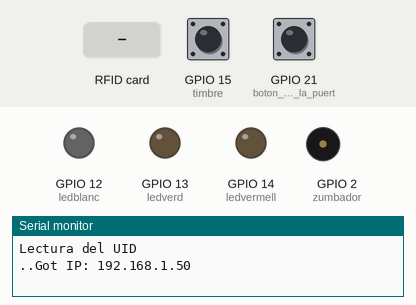
Recording of a program running on a simulated ESP32. Parts: output pins drawn as LEDs (lit = HIGH), buzzer (waves = sounding), the last lines printed to the serial monitor. Dashed ring = blinking. Inputs (shaded band) come from the test bench; at power-on: GPIO 21 (boton_para_abrir_la_puert) HIGH, GPIO 15 (timbre) HIGH. WiFi joins after 1.5 s; servers stay silent unless stated.

Above: at 3.2 s.
3.3 s: RFID card 50 60 13 4E held to the reader
At 3.7 s:
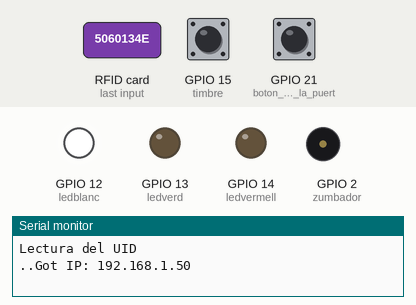
5.8 s: RFID card 5E 7A 19 C4 held to the reader
At 6.7 s:
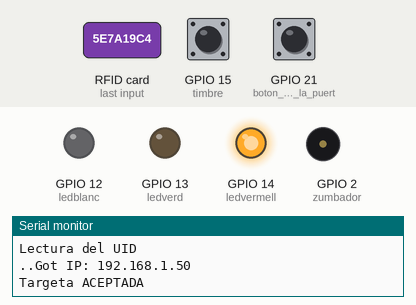
8.3 s: GPIO 21 (boton_para_abrir_la_puert) pulled LOW for 1 s
At 8.7 s:
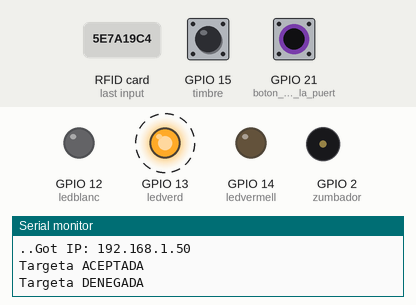
10.8 s: GPIO 15 (timbre) pulled LOW for 0.15 s
12.4 s: GPIO 21 (boton_para_abrir_la_puert) pulled LOW for 0.15 s
At 12.8 s:
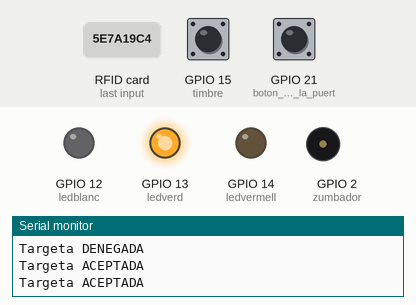
14.4 s: GPIO 21 (boton_para_abrir_la_puert) pulled LOW for 3.2 s
At 18.6 s:
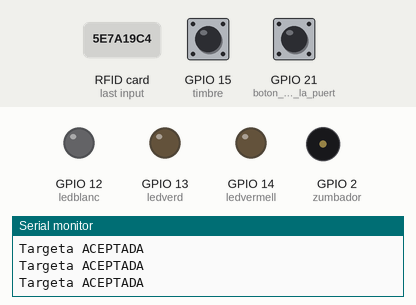
Timing chart, 0 to 20.1 s (numbered marks = the images above; inputs shaded):
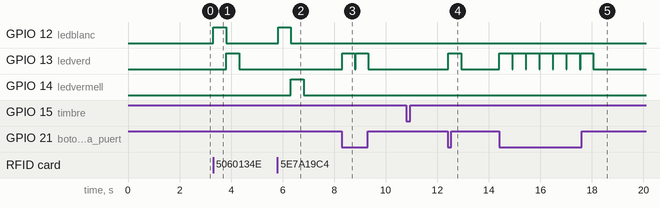

Measured:
- after the input at 3.3 s, GPIO 12 (ledblanc): LOW → HIGH at once, → LOW 0.50 s later; GPIO 13 (ledverd): LOW → HIGH after 0.51 s, → LOW 0.50 s later
- after the input at 5.8 s, GPIO 12 (ledblanc): LOW → HIGH at once, → LOW 0.50 s later; GPIO 14 (ledvermell): LOW → HIGH after 0.52 s, → LOW 0.50 s later
- after the input at 8.3 s, GPIO 13 (ledverd): alternates HIGH for 0.50 s and LOW for 0.03 s, 4 changes in all, then stays LOW, starting at once
- after the input at 12.4 s, GPIO 13 (ledverd): LOW → HIGH at once, → LOW 0.50 s later
- after the input at 14.4 s, GPIO 13 (ledverd): alternates HIGH for 0.50 s and LOW for 0.03 s, 14 changes in all, then stays LOW, starting at once

The program:

main.cpp
```cpp
#include <Arduino.h>
// Lector de targetas
#include <SPI.h>
#include <MFRC522.h>
#define RST_PIN 17
#define SS_PIN 4

// Wifi
#include <WiFi.h>
const char* ssid = "iPhone de Sonia";
const char* password = "sonia123@";

// Pagina web
#include <WebServer.h>
WebServer server(80);

// Zumbador
#include <EasyBuzzer.h>

// Variables
int ledblanc = 12;
int ledverd = 13;
int ledvermell = 14;
bool correcte = true;
int zumbador = 2;
MFRC522 mfrc522(SS_PIN, RST_PIN);

// Funciones
void PICAR (); // Picar al timbre
void PASA (); // Esta sera la funcion que "habrira la puerta"
void COMPARAR();
void DENEGADO ();
void handle_root (void); // Pagina web

void setup() {
  Serial.begin(115200); //Iniciamos la comunicación serial
  SPI.begin(); //Iniciamos el Bus SPI
  mfrc522.PCD_Init(); // Iniciamos el MFRC522
  Serial.println("Lectura del UID");
  // Leds
  pinMode(ledblanc, OUTPUT);
  pinMode(ledverd, OUTPUT);
  pinMode(ledvermell, OUTPUT);
  pinMode (21, INPUT_PULLUP); // boton para abrir la puerta
  pinMode (15, INPUT_PULLUP); // timbre
  pinMode (2, OUTPUT); // zumbador
  // Zumbador
  EasyBuzzer.setPin(zumbador);
  // Wifi
  WiFi.begin(ssid, password);
  while (WiFi.status() != WL_CONNECTED) {
  delay(1000);
  Serial.print(".");
  }
  Serial.print("Got IP: ");
  Serial.println(WiFi.localIP()); //Show ESP32 IP on serial
  // Pagina web
  server.begin();
  server.on("/", handle_root);
}

byte Usuario1[4]= {0x50, 0x60, 0x13, 0x4E} ; //código del usuario 1

void loop() {
  int timbre = digitalRead (15);
  int boto = digitalRead (21);
  // Comprobamos si los botones estan presionados y llamamos a sus respectivas funciones
  if (timbre==LOW){
     PICAR();
  }
  if (boto==LOW){
     PASA();
  }
  // Revisamos si hay nuevas tarjetas
  if ( mfrc522.PICC_IsNewCardPresent())
  {
      //Seleccionamos la tarjeta
      if ( mfrc522.PICC_ReadCardSerial())
      {
        // Encendemos el led de control (blanco)
        digitalWrite(ledblanc, HIGH);
        delay(500);
        digitalWrite(ledblanc, LOW);

        COMPARAR();
        if (correcte){
          PASA();
        }
        else {
          DENEGADO();
        }
      }
  }

}
// Esta funcion simula un timbre
void PICAR (){
  EasyBuzzer.beep (1000, 900000); // frequencia en Hz, duracion del pitido en ms
  EasyBuzzer.stopBeep();
}
// Esta función encendera el led verde y la pagina web
void PASA (){
  // encendemos led verde
  digitalWrite(ledverd, HIGH);
  delay(500);               // el deixem ences un moment
  digitalWrite(ledverd, LOW);
  Serial.println("Targeta ACEPTADA");
  server.handleClient(); // pag web
}
void COMPARAR(){
  correcte = true;
  for (byte i = 0; i < mfrc522.uid.size && correcte==true; i++) {
  // comparamos la targeta leida con la de ejemplo
    if (mfrc522.uid.uidByte[i] != Usuario1[i]){
        correcte = false;
    }
  }
}

void DENEGADO (){
// encendemos led roja
  digitalWrite(ledvermell, HIGH);
  delay(500);
  digitalWrite(ledvermell, LOW);
  Serial.println();
  // Terminamos la lectura de la tarjeta actual
  mfrc522.PICC_HaltA();
 Serial.println("Targeta DENEGADA");
}

String HTML ="<!DOCTYPE html>\
<html>\
  <head>\
  <meta charset='utf-8' />\
  <title>PORTAL </title>\
  </head>\
  <body>\
  <center>\
  <h2> <strong> ENTRADA PORTAL EDIFICIO E </strong> </h2>\
  <p> <strong>Acaba de entrar por la porteria el Usuario1</strong> </p>\
  <p> Propietario del 2º 1ª </p>\
  <br>\
  </center>\
  </body>\
</html>";

void handle_root(){
server.send(200, "text/html", HTML);
}
```
